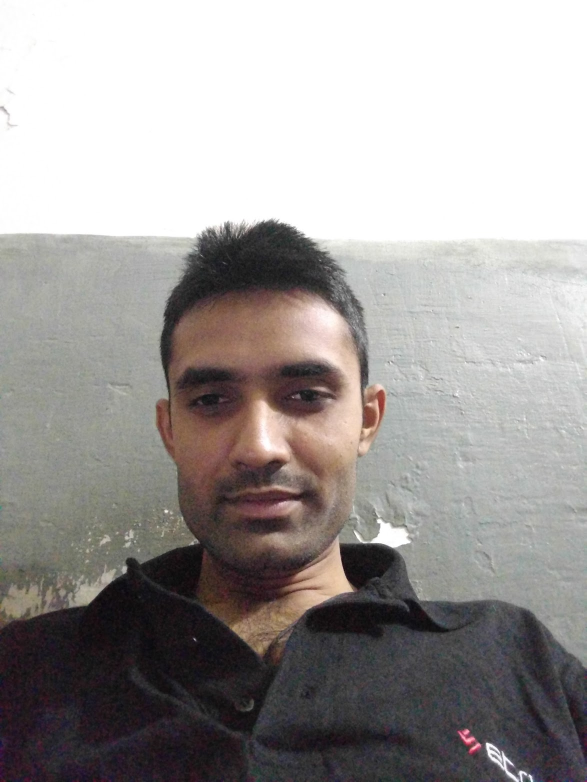
#> input picture TestImages/test.jpg, 1173 x 1564 px, found by its file name (shown at 1/2 size)
$ python image_testing.py
#> lines starting #> are read from the running program, lines starting #| are printed output that depends on the picture
### face_recognition.py
# -*- coding: utf-8 -*-

import cv2
import os
import numpy as np


#For a gven image, returns a rectangle for face detected with grayscale image
def faceDetection(test_img):
    gray_img = cv2.cvtColor(test_img, cv2.COLOR_BGR2GRAY)    #convert to gray image
    face_haar_cascade = cv2.CascadeClassifier('D:/Documents/Spyder/Face_recognition/HarrCascade/haarcascade_frontalface_default.xml') #loading Haar cascade file

    faces = face_haar_cascade.detectMultiScale(gray_img, scaleFactor=1.35, minNeighbors=5)   #rectangle
    return faces, gray_img


#give labels to training images
# [37 lines left out: functions labels_for_training_images, train_classifier, not called in this run]

#draw a bounding box around the face
def draw_rect(test_img,face):
    (x,y,w,h) = face
    cv2.rectangle(test_img, (x,y), (x+w, y+h), (255,0,0), thickness=5)

#write  the name of the person in the image
def put_text(test_img, text, x,y):
    cv2.putText(test_img,text,(x,y), cv2.FONT_HERSHEY_DUPLEX,2,(255,0,0),4)

### image_testing.py
# -*- coding: utf-8 -*-

import cv2
import os
import numpy as np
import face_recognition as fr

test_img = cv2.imread('D:/Documents/Spyder/Face_recognition/TestImages/test.jpg')
#> test_img is the input picture: shape (1564, 1173, 3); mean B, G, R 153.9, 155.5, 159.5
faces_detected, gray_img = fr.faceDetection(test_img)
#> in faceDetection, `gray_img = cv2.cvtColor(test_img, cv2.COLOR_BGR2GRAY)`:
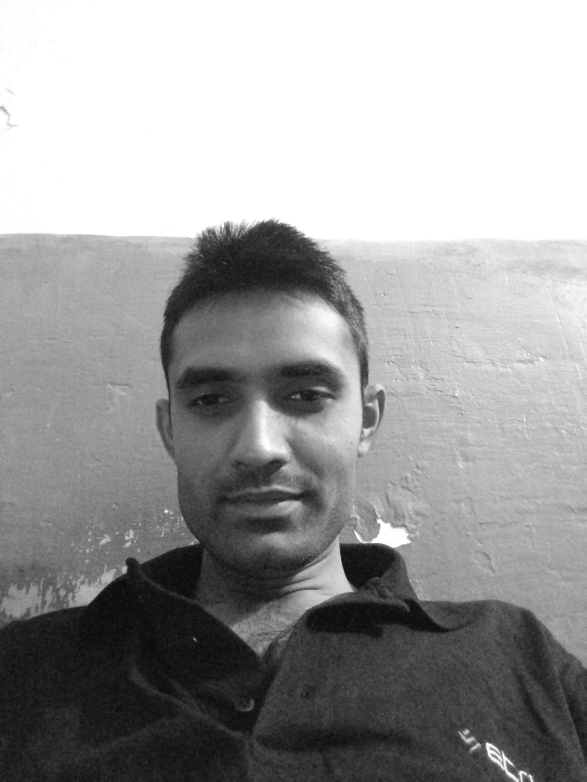
#> gray_img: shape (1564, 1173) (shown at 1/2 size); min 4, max 255, mean 156.5
#> in faceDetection, `faces = face_haar_cascade.detectMultiScale(gray_img, scaleFactor=1.35,..`: faces = [[251, 593, 545, 545]]
#> faces_detected = [[251, 593, 545, 545]]
print('face detected:', faces_detected)
#| face detected: [[251 593 545 545]]

#comment thes when you are running the code from the second time
#faces, faceID = fr.labels_for_training_images('D:/Documents/Spyder/Face_recognition/TrainingImages')
#face_recognizer = fr.train_classifier(faces, faceID)
#face_recognizer.write('D:/Documents/Spyder/Face_recognition/trainingData.yml')


#uncomment these while running the code from second time onwards
face_recognizer=cv2.face.LBPHFaceRecognizer_create()
#> (the run stopped early here; a loop or call above may not have finished)
